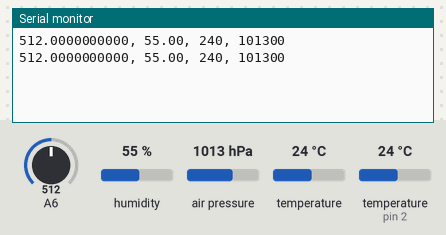
A sketch run on a simulated Arduino Uno, built with avr-gcc and run on an emulated ATmega328P. Shown: the last lines printed to the serial monitor. Wiring (inferred from the names in the program): BMP180 pressure sensor at I2C address 0x77. Inputs (shaded band) come from the test bench; at power-on: humidity 55 %, air pressure 1013 hPa, A6 = 512, temperature 24 °C, temperature (sensor on pin 2) 24 °C.

Above: at 1.2 s.
1.3 s: humidity set to 22 %
At 2.5 s:
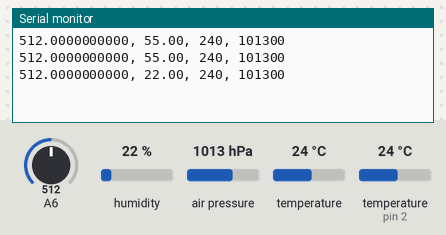
2.8 s: air pressure set to 952 hPa
At 3.6 s:
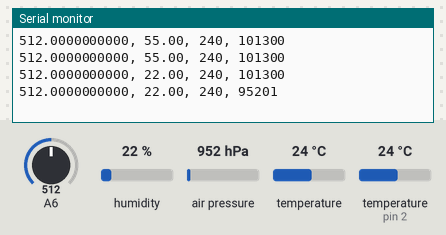
4.3 s: A6 set to 716
At 4.3 s:
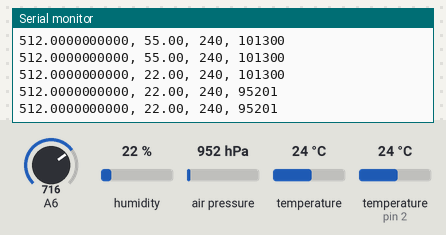
5.8 s: temperature (sensor 0) set to 12 °C
At 6.8 s:
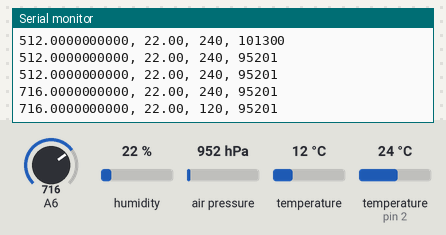
7.3 s: humidity set to 40 %
At 7.8 s:
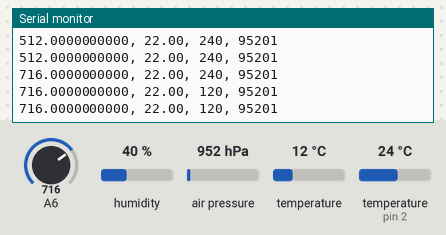
11.4 s: A6 set to 992
At 12.1 s:
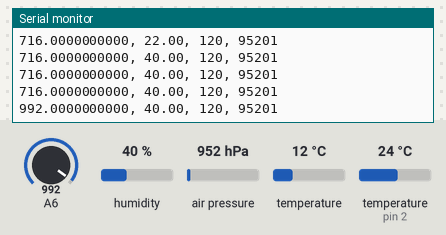
Timing chart, 0 to 13.9 s (numbered marks = the images above; inputs shaded):
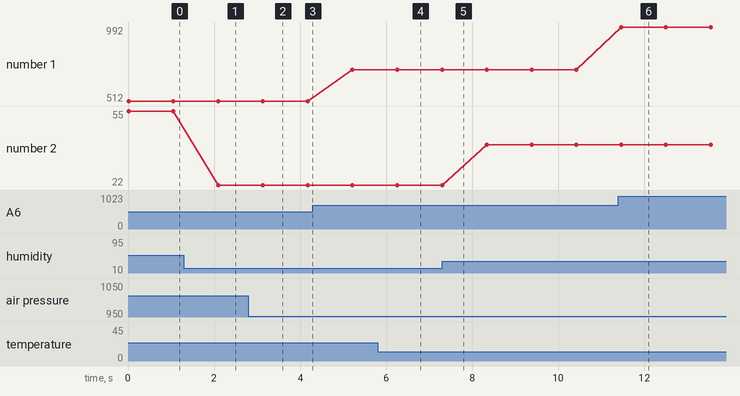

Measured:
- after the input at 1.3 s, the serial monitor: prints a new line after 0.79 s (image 1)
- after the input at 2.8 s, the serial monitor: prints a new line after 0.34 s (image 2)
- after the input at 5.8 s, the serial monitor: prints a new line after 0.46 s (image 4)
- after the input at 11.4 s, the serial monitor: prints a new line after 0.06 s (image 6)
- plotted number 1: 512 → 716 after the input at 4.3 s, 716 → 992 after the input at 11.4 s
- plotted number 2: 55 → 22 after the input at 1.3 s, 22 → 40 after the input at 7.3 s

The sketch:

bm.pde
```cpp
#include <dht.h>
dht DHT;
#define DHT22_PIN 2
#include <Wire.h>
#define BMP085_ADDRESS 0x77  // I2C address of BMP085
//#define BAT_voltage 7


const unsigned char OSS = 3;  // Oversampling Setting

// Calibration values
int ac1;
int ac2;
int ac3;
unsigned int ac4;
unsigned int ac5;
unsigned int ac6;
int b1;
int b2;
int mb;
int mc;
int md;

// b5 is calculated in bmp085GetTemperature(...), this variable is also used in bmp085GetPressure(...)
// so ...Temperature(...) must be called before ...Pressure(...).
long b5;
short temperature;
long pressure;

void setup()
{
  pinMode(2, INPUT);
  Wire.begin();
  bmp085Calibration();
  Serial.begin(115200);
  analogReference(INTERNAL);
}

void loop() {
  // READ DATA
  float bat_read=analogRead(6);
  //bat_read = analogRead(BAT_voltage);
  float chk = DHT.read22(DHT22_PIN);

  // DISPLAY DATA
  Serial.print(bat_read, DEC);
  Serial.print(", ");
  Serial.print(DHT.humidity, 2);
  Serial.print(", ");
  temperature = bmp085GetTemperature(bmp085ReadUT());
  pressure = bmp085GetPressure(bmp085ReadUP());
  Serial.print(temperature, DEC);
  Serial.print(", ");
  Serial.println(pressure, DEC);
  delay(1000);
}

// Stores all of the bmp085's calibration values into global variables
// Calibration values are required to calculate temp and pressure
// This function should be called at the beginning of the program
void bmp085Calibration()
{
  ac1 = bmp085ReadInt(0xAA);
  ac2 = bmp085ReadInt(0xAC);
  ac3 = bmp085ReadInt(0xAE);
  ac4 = bmp085ReadInt(0xB0);
  ac5 = bmp085ReadInt(0xB2);
  ac6 = bmp085ReadInt(0xB4);
  b1 = bmp085ReadInt(0xB6);
  b2 = bmp085ReadInt(0xB8);
  mb = bmp085ReadInt(0xBA);
  mc = bmp085ReadInt(0xBC);
  md = bmp085ReadInt(0xBE);
}

// Calculate temperature given ut.
// Value returned will be in units of 0.1 deg C
short bmp085GetTemperature(unsigned int ut)
{
  long x1, x2;

  x1 = (((long)ut - (long)ac6)*(long)ac5) >> 15;
  x2 = ((long)mc << 11)/(x1 + md);
  b5 = x1 + x2;

  return (((b5 + 8)>>4));
}

// Calculate pressure given up
// calibration values must be known
// b5 is also required so bmp085GetTemperature(...) must be called first.
// Value returned will be pressure in units of Pa.
long bmp085GetPressure(unsigned long up)
{
  long x1, x2, x3, b3, b6, p;
  unsigned long b4, b7;

  b6 = b5 - 4000;
  // Calculate B3
  x1 = (b2 * (b6 * b6)>>12)>>11;
  x2 = (ac2 * b6)>>11;
  x3 = x1 + x2;
  b3 = (((((long)ac1)*4 + x3)<<OSS) + 2)>>2;

  // Calculate B4
  x1 = (ac3 * b6)>>13;
  x2 = (b1 * ((b6 * b6)>>12))>>16;
  x3 = ((x1 + x2) + 2)>>2;
  b4 = (ac4 * (unsigned long)(x3 + 32768))>>15;

  b7 = ((unsigned long)(up - b3) * (50000>>OSS));
  if (b7 < 0x80000000)
    p = (b7<<1)/b4;
  else
    p = (b7/b4)<<1;

  x1 = (p>>8) * (p>>8);
  x1 = (x1 * 3038)>>16;
  x2 = (-7357 * p)>>16;
  p += (x1 + x2 + 3791)>>4;

  return (p);
}

// Read 1 byte from the BMP085 at 'address'
char bmp085Read(unsigned char address)
{
  unsigned char data;

  Wire.beginTransmission(BMP085_ADDRESS);
  Wire.write(address);
  Wire.endTransmission();

  Wire.requestFrom(BMP085_ADDRESS, 1);
  while(!Wire.available())
    ;

  return Wire.read();
}

// Read 2 bytes from the BMP085
// First byte will be from 'address'
// Second byte will be from 'address'+1
int bmp085ReadInt(unsigned char address)
{
  unsigned char msb, lsb;

  Wire.beginTransmission(BMP085_ADDRESS);
  Wire.write(address);
  Wire.endTransmission();

  Wire.requestFrom(BMP085_ADDRESS, 2);
  while(Wire.available()<2)
    ;
  msb = Wire.read();
  lsb = Wire.read();

  return (int) msb<<8 | lsb;
}

// Read the uncompensated temperature value
unsigned int bmp085ReadUT()
{
  unsigned int ut;

  // Write 0x2E into Register 0xF4
  // This requests a temperature reading
  Wire.beginTransmission(BMP085_ADDRESS);
  Wire.write(0xF4);
  Wire.write(0x2E);
  Wire.endTransmission();

  // Wait at least 4.5ms
  delay(5);

  // Read two bytes from registers 0xF6 and 0xF7
  ut = bmp085ReadInt(0xF6);
  return ut;
}

// Read the uncompensated pressure value
unsigned long bmp085ReadUP()
{
  unsigned char msb, lsb, xlsb;
  unsigned long up = 0;

  // Write 0x34+(OSS<<6) into register 0xF4
  // Request a pressure reading w/ oversampling setting
  Wire.beginTransmission(BMP085_ADDRESS);
  Wire.write(0xF4);
  Wire.write(0x34 + (OSS<<6));
  Wire.endTransmission();

  // Wait for conversion, delay time dependent on OSS
  delay(2 + (3<<OSS));

  // Read register 0xF6 (MSB), 0xF7 (LSB), and 0xF8 (XLSB)
  Wire.beginTransmission(BMP085_ADDRESS);
  Wire.write(0xF6);
  Wire.endTransmission();
  Wire.requestFrom(BMP085_ADDRESS, 3);

  // Wait for data to become available
  while(Wire.available() < 3)
    ;
  msb = Wire.read();
  lsb = Wire.read();
  xlsb = Wire.read();

  up = (((unsigned long) msb << 16) | ((unsigned long) lsb << 8) | (unsigned long) xlsb) >> (8-OSS);

  return up;
}
```
